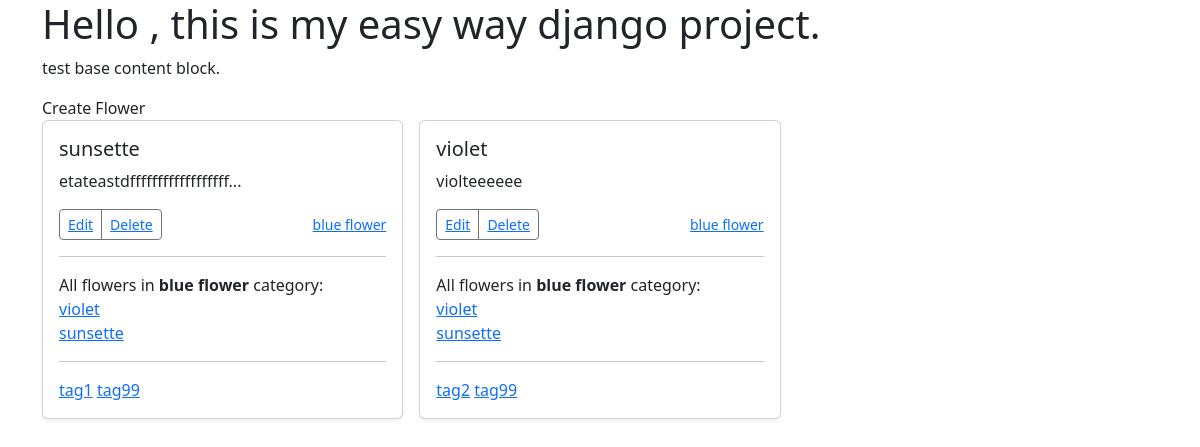
/tags/tag99, run on the app's committed database.
### myapp/models.py (models this page shows, shortened)
class Flower(models.Model):
    title = models.CharField(max_length=255, default='')
    description = models.TextField(default='')
    slug = models.SlugField(blank=True, default='')
    category = models.ForeignKey(Category, null=True, on_delete=models.PROTECT)
    tags = models.ManyToManyField(Tag)
    def __str__(self):
        return self.title

class Category(models.Model):
    title = models.CharField(max_length=255, default='')
    def __str__(self):
        return self.title

class Tag(models.Model):
    title = models.CharField(max_length=255, default='')
    slug = models.SlugField(blank=True, default='')
    def __str__(self):
        return self.title

### myapp/views.py (the view)
# urls.py: path('tags/<slug:slug>', myapp_views.tags, name='tags'),
def tags(request, slug=None):
    flowers = Flower.objects.filter(tags__slug=slug)
    return render(request, 'myapp/index.html', {'flowers': flowers})

### myapp/templates/myapp/index.html
{% extends 'base/base.html' %}
{% block content %}
<h1>Hello , this is my easy way django project.</h1>
<p>test base content block.</p>
        <a class="nav-link" href="flower/create/">
            Create Flower
        </a>
<div class="row row-cols-1 row-cols-sm-2 row-cols-md-3 g-3">
    {% for flower in flowers %}
    <div class="col">
        <div class="card shadow-sm">
            <div class="card-body">
                <h5 class="card-title">{{ flower.title }}</h5>
                <p class="card-text">{{ flower.description|truncatechars:30 }}</p>
                <div class="d-flex justify-content-between align-items-center">
                    <div class="btn-group">
                        <button type="button" class="btn btn-sm btn-outline-secondary"><a
                                href="{% url 'detail' flower.slug %}" class="card_link">Edit</a></button>
                        <button type="button" class="btn btn-sm btn-outline-secondary"><a
                                href="adminmyapp/flower/{{ flower.id }}/delete/" class="card_link">Delete</a></button>
                    </div>
                    <small class="text-muted"><a href="#" class="card_link">{{ flower.category }}</a></small>
                </div>
                <hr>
                All flowers in <strong>{{ flower.category }}</strong> category: <br>
                {% for flower_cate in flower.category.flower_set.all %}
                <a href="#" class="card_link">{{ flower_cate }}</a><br>
                {% endfor %}
                <hr>
                {% for tag in flower.tags.all %}
                <a href="{% url 'tags' tag.slug %}" class="card_link">{{ tag }}</a>
                {% endfor %}
            </div>
        </div>
    </div>
    {% endfor %}
</div>
{% endblock %}

### data on the page
Flower: title "sunsette", description "etateastdffffffffffffffffff...", category "blue flower"
Flower: title "violet", description "violteeeeee", category "blue flower"
Tag: title "tag1"
Tag: title "tag99"
Tag: title "tag2"
